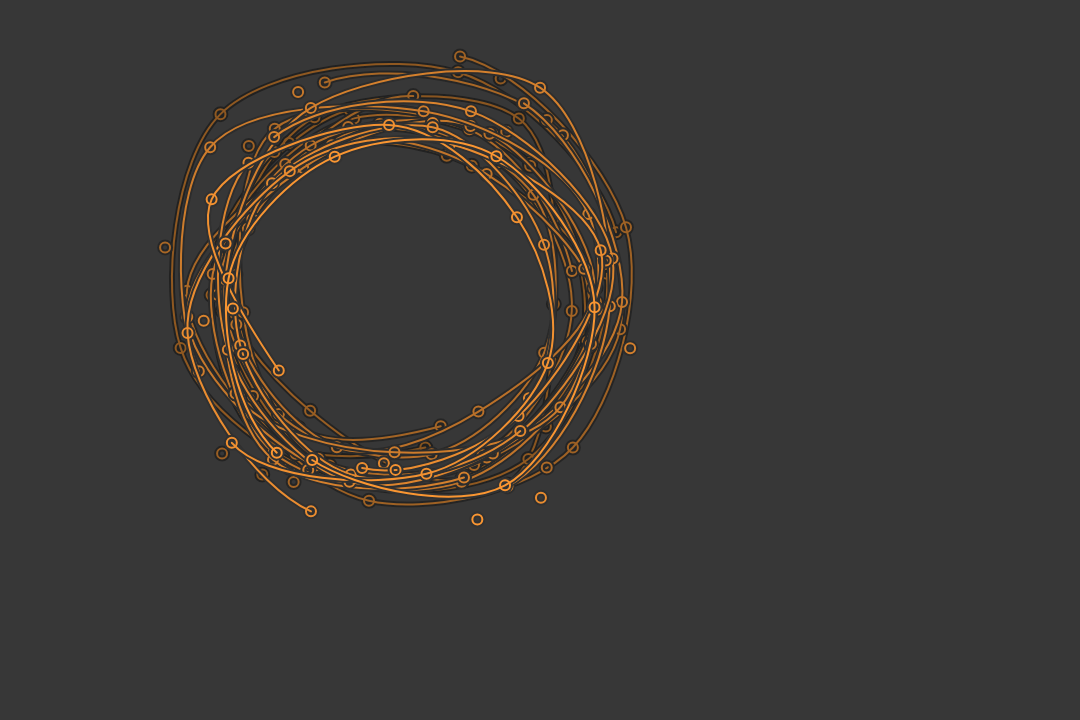
Frame 1 (no input)
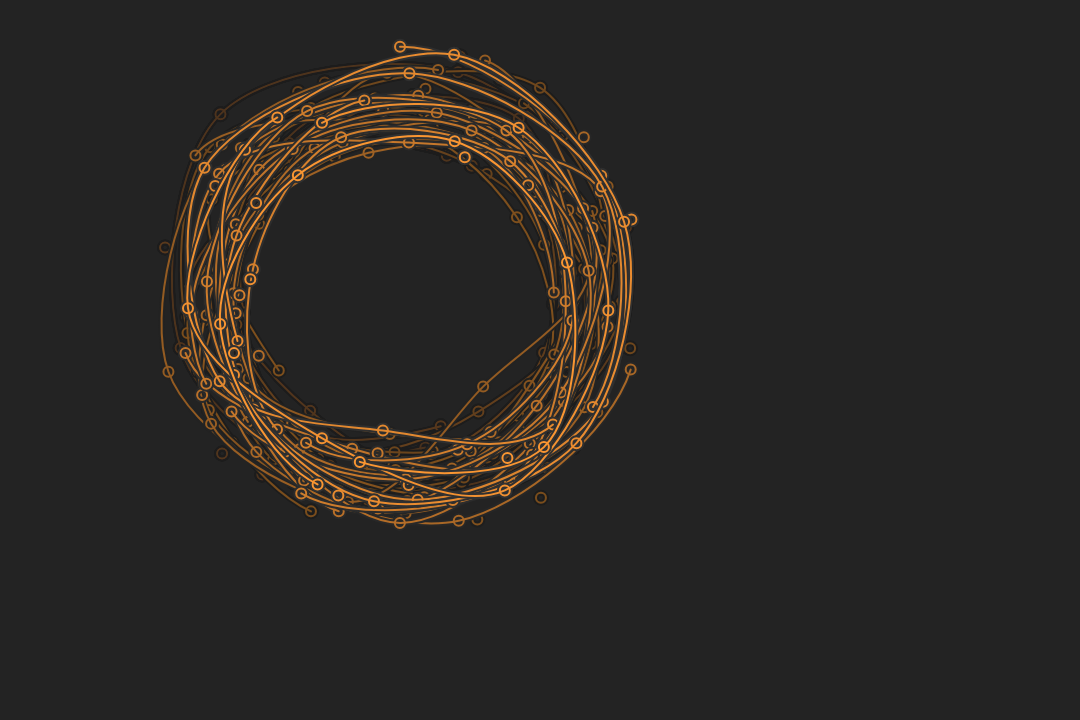
Frame 2 (the mouse pressed at the canvas centre, redrawn once)

The p5.js sketch that drew these frames (run headless with seeded random() and noise() and a simulated clock; the mouse was pressed at the canvas centre and the sketch redrawn once):

// p5.js sketch
// ── sketch.js
console.log('curves');


function setup() {
  createCanvas(1080, 720);
  background(100);
  noLoop();

}




function draw() {

  let step = 45;
  strokeWeight(1);


  //create several curvesS

  for (let i = 0; i < 20; i++) {

    //overly canvas with see-through rectangle
    blendMode(MULTIPLY);///makes the image darker
    noStroke();
    fill(150, 150, 150, 20);
    rect(0,0,width,height);
    noFill();
    blendMode(BLEND);

    let start_angle = random(-200, 200);

    //thick and thin curves
    for (let p = 0; p < 2; p++) {

      beginShape();

      for (let angle = start_angle; angle <= 360 + start_angle; angle += step) {

         //the thin curve is on top of the thick curve
        let r = 200 + 100 * (noise(angle/10)*2 - 1);
       

        let x = r * cos(angle);
        let y = r * sin(angle);
        //use the  2 + because we want to avoid 0

        strokeWeight(2 + 4*(1 - p));
        stroke( 50 + 200*p, 50 + 100 * p, 50);

       circle (400 + x, 300 - y, 10);
        curveVertex(400 + x, 300 - y, 10);

      }
      endShape();

    }

  }


}


//tutorial by: https://www.youtube.com/watch?v=Qv6bTPDh09w
